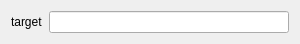
<?xml version="1.0" encoding="UTF-8"?>
<ui version="4.0">
 <class>CEosCommandWidgetGoto</class>
 <widget class="QWidget" name="CEosCommandWidgetGoto">
  <property name="geometry">
   <rect>
    <x>0</x>
    <y>0</y>
    <width>300</width>
    <height>38</height>
   </rect>
  </property>
  <property name="windowTitle">
   <string>Form</string>
  </property>
  <layout class="QGridLayout" name="gridLayout">
   <item row="0" column="0">
    <widget class="QLabel" name="label">
     <property name="text">
      <string>target</string>
     </property>
    </widget>
   </item>
   <item row="0" column="1">
    <widget class="QLineEdit" name="pLineEdit"/>
   </item>
  </layout>
 </widget>
 <resources/>
 <connections/>
</ui>
